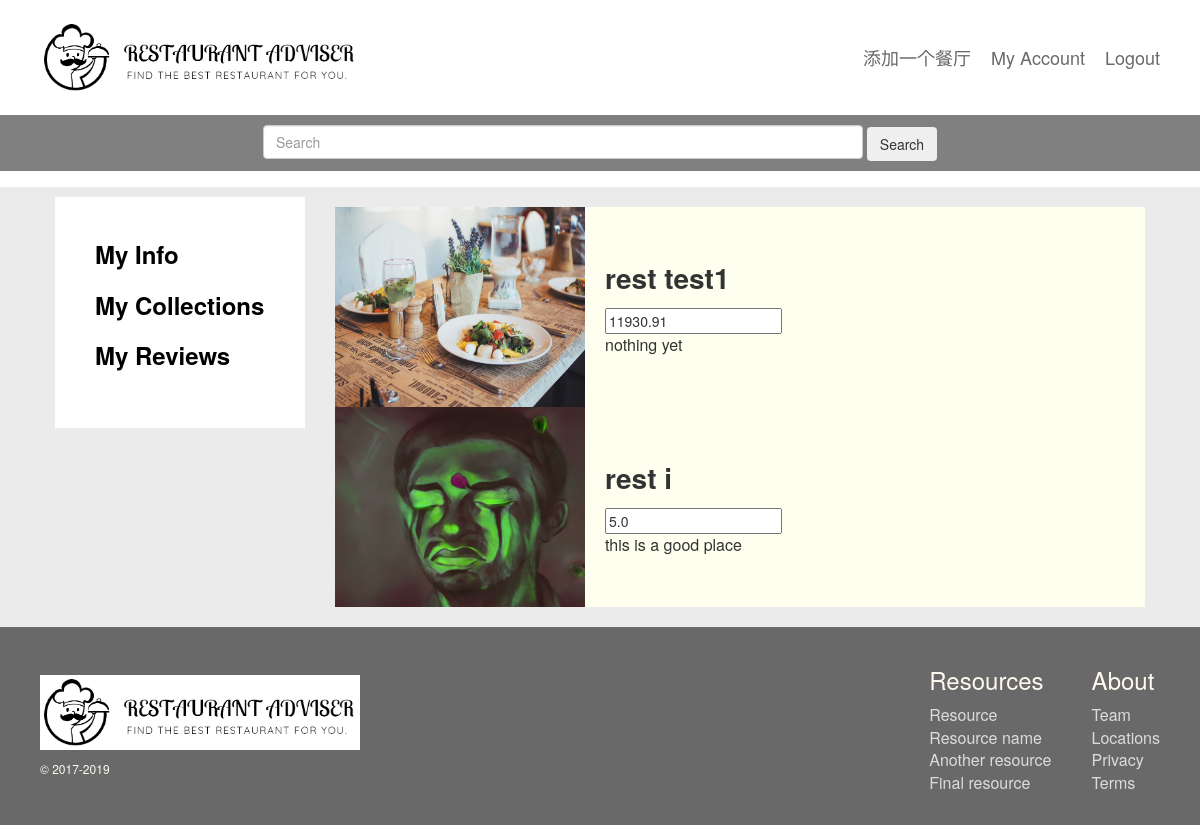
Page /rest_adv/my_collections (signed in) on the committed database.
### rest_adv/models.py (models this page shows, shortened)
class Restaurant(models.Model):
    name = models.CharField(max_length=128, unique=True)
    rate = models.FloatField(default = 0)
    slug = models.SlugField(unique = True)
    category = models.CharField(max_length=64, default='fast food') # everyone loves junk food :)
    intro = models.TextField(default = 'nothing yet')
    picture = models.ImageField(upload_to='restaurant_images', blank=True, default="statics/images/1.jpeg")
    createdAt = models.DateTimeField("Create time",auto_now_add=True)
    updatedAt = models.DateTimeField("Update time",auto_now=True)
    deletedAt = models.DateTimeField("Delete time",null=True,default=None)
    class Meta:
        verbose_name_plural = 'restaurants'

### rest_adv/views.py (the view)
# urls.py: path('my_collections',views.my_collections,name='my_collections'),
@login_required
def my_collections(request):
    context_dict = {}
    try:
        context_dict['restaurants'] = request.user.profile.like_restaurants.all()
    except Restaurant.DoesNotExist:
        context_dict['restaurants'] = None
    return render(request, 'rest_adv/my_collections.html', context = context_dict)

### templates/rest_adv/my_collections.html (shortened to what this page needs)
{% extends 'rest_adv/base.html' %} {% load staticfiles %} {% block title_block %} Login {% endblock %}  {% block body_block %}
<div class="col-md-3">
    <div class="l-profile__left m-profile__left">
        <a class="m-sidebar__a l-sidebar__a" href="{% url 'rest_adv:my_profile' %}">My Info</a>
        <a class="m-sidebar__a l-sidebar__a" href="{% url 'rest_adv:my_collections' %}">My Collections</a>
        <a class="m-sidebar__a l-sidebar__a" href="{% url 'rest_adv:my_reviews' %}">My Reviews</a>
    </div>
</div>
<div class="col-md-9">
    <div class="l-restaurant-list m-restaurant-list">
        <ul class="l-restaurant-list__ul m-restaurant-list__ul">
            {% for restaurant in restaurants %}
            <li class="l-restaurant-list__li m-restaurant-list__li">
                <div class="l-restaurant-list__cover m-restaurant-list__cover">
                    {% if restaurant.picture %}
                    <img class="m-restaurant-list__coverimg" src={{restaurant.picture.url}} alt="...">
                    {% else %}
                    <img class="m-restaurant-list__coverimg" src={% static "images/2.jpeg" %} alt="...">
                    {% endif %}
                </div>
                <div class="l-restaurant-list__description m-restaurant-list__description">
                    <div class="l-restaurant-list__title m-restaurant-list__title">{{restaurant.name}}</div>
                    <input type="text" class="m-mostliked__starrating" value="{{restaurant.rate}}" data-size="sm">
                    <div class="l-restaurant-list__p m-restaurant-list__p">{{restaurant.intro}}</div>
                </div>
            </li>
            {% endfor %}
        </ul>
    </div>
</div>
</div>
{% endblock %}

### templates/rest_adv/my_collections.html (style rules this page uses)
.l-profile__left { padding: 40px; display: flex; flex-direction: column; }
.m-profile__left { background-color: white; }
.l-sidebar__a { margin-bottom: 16px; }
.m-sidebar__a { display: block; font-size: 24px; font-weight: bold; color: black; }
.l-restaurant-list__ul { padding: 10px 0; margin: 0; }
.m-restaurant-list__ul { list-style: none; }
.l-restaurant-list__li { background-color: ivory; display: flex; align-items: center; height: 200px; }
.m-restaurant-list__li { list-style: none; }
.m-restaurant-list__coverimg { width: 250px; height: 200px; }
.l-restaurant-list__description { padding: 20px; }
.l-restaurant-list__title { margin-bottom: 10px; }
.m-restaurant-list__title { font-size: 28px; font-weight: bold; }
.m-restaurant-list__p { font-size: 16px; width: 100%; overflow: hidden; display: -webkit-box; -webkit-box-orient: vertical; -webkit-line-clamp: 3; }

### rows in the picture
Restaurant: name "rest test1", rate "11930.91", intro "nothing yet"
Restaurant: picture (picture), name "rest i", rate "5.0", intro "this is a good place"
